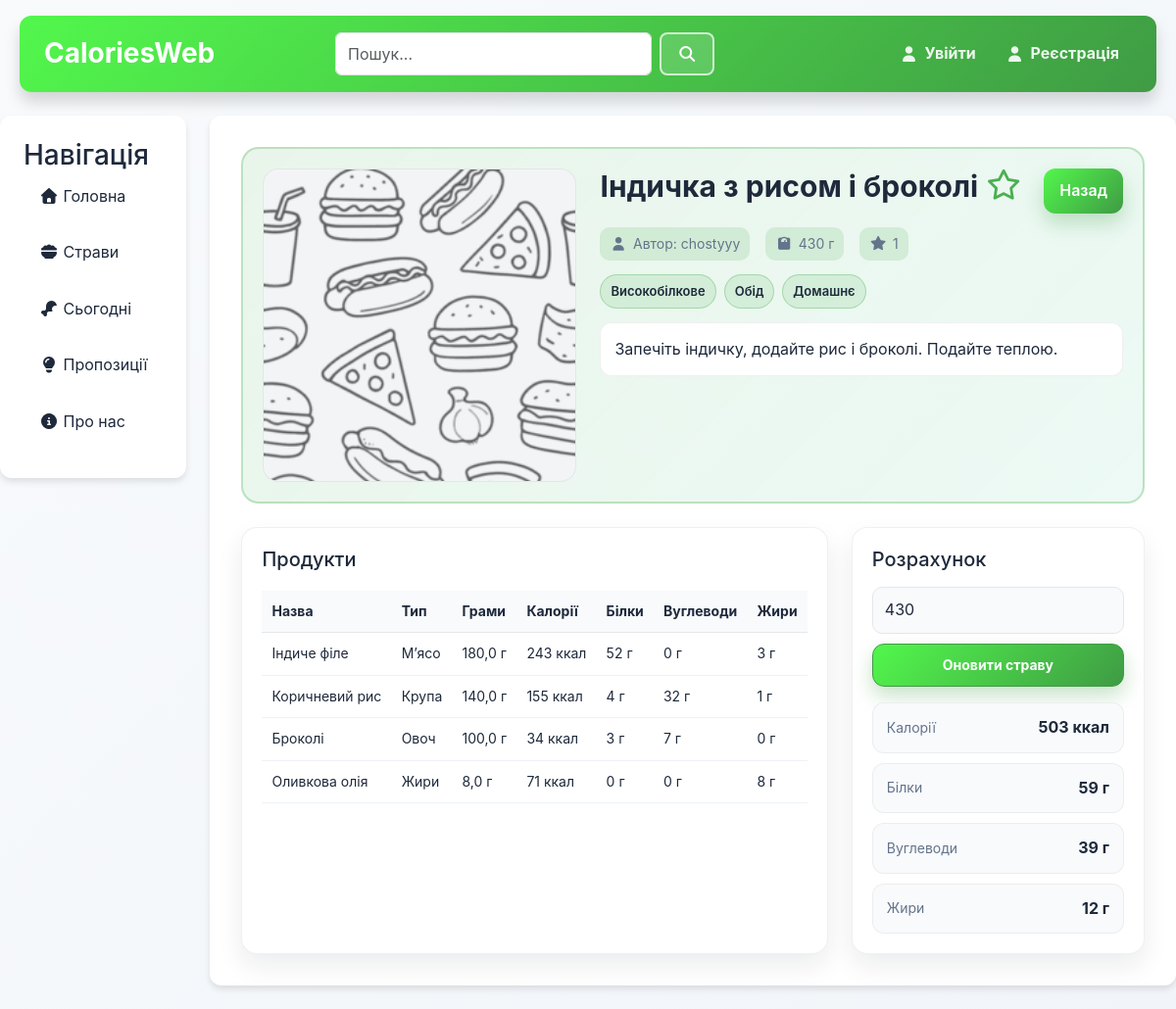
Screenshot of /meals/3001/ with the database file from the repository.
### meals/models.py (models this page shows, shortened)
class Meal(models.Model):
    name = models.CharField(max_length=100)
    grams = models.PositiveIntegerField(default=100)
    recipe = models.TextField(null=True)
    link = models.URLField(null=True)
    author = models.ForeignKey(User, on_delete=models.CASCADE)
    image = models.ImageField(default='fallback.png', null=True, blank=True)
    popularity = models.IntegerField()

class Tag(models.Model):
    name = models.CharField(max_length=50)
    type = models.CharField(max_length=50, null=True)

class MealProducts(models.Model):
    meal = models.ForeignKey("Meal", on_delete=models.CASCADE)
    food = models.ForeignKey("Food", on_delete=models.CASCADE)
    grams = models.FloatField()

class Food(models.Model):
    name = models.CharField(max_length=100)
    type = models.CharField(max_length=50)
    grams = models.FloatField()
    calories = models.IntegerField()
    protein = models.FloatField()
    carbs = models.FloatField()
    fats = models.FloatField()

### meals/views.py (the view, shortened to what this page needs)
# urls.py: path('<int:meal_id>/', views.meal_detail, name='meal_detail'),
def meal_detail(request, meal_id):
    meal = get_object_or_404(Meal, id=meal_id)
    all_tags = Tag.objects.order_by("type", "name")
    meal_tag_ids = set(MealTag.objects.filter(meal=meal).values_list("tag_id", flat=True))
    grouped_tags_for_edit = []
    for tag in all_tags:
        group_name = (tag.type or "Інше").strip() if tag.type else "Інше"
        if grouped_tags_for_edit and grouped_tags_for_edit[-1]["type"] == group_name:
            grouped_tags_for_edit[-1]["tags"].append(tag)
        else:
            grouped_tags_for_edit.append({
                "type": group_name,
                "tags": [tag],
            })
    cpfc = {
        "calories": 0,
        "protein": 0,
        "carbs": 0,
        "fats": 0
    }
    meal_products = MealProducts.objects.filter(meal_id=meal_id)
    grams = meal.grams
    if request.method == "POST":
        grams = int(request.POST.get("grams", meal.grams))
    for mp in meal_products:
        food = Food.objects.get(id=mp.food_id)
        cpfc["calories"] += food.calories / food.grams * mp.grams
        cpfc["protein"] += food.protein / food.grams * mp.grams
        cpfc["carbs"] += food.carbs / food.grams * mp.grams
        cpfc["fats"] += food.fats / food.grams * mp.grams
    cpfc["calories"] = round(cpfc["calories"]/meal.grams*grams)
    cpfc["protein"] = round(cpfc["protein"]/meal.grams*grams)
    cpfc["carbs"] = round(cpfc["carbs"]/meal.grams*grams)
    cpfc["fats"] = round(cpfc["fats"]/meal.grams*grams)
    data = {
        "meal": meal,
        "cpfc": cpfc,
        "grams": grams,
        "is_favorite": request.user.is_authenticated and MealFavorites.objects.filter(user=request.user, meal=meal).exists(),
        "meal_tags": Tag.objects.filter(mealtag__meal=meal).order_by("type", "name"),
        "grouped_tags_for_edit": grouped_tags_for_edit,
        "meal_tag_ids": meal_tag_ids,
    }
    return render(request, "meals/mealItemDetailed.html", data)

### meals/templates/meals/mealItemDetailed.html (shortened to what this page needs)
{% extends "main/layout.html" %}
{% load static %}
{% block extra_css %}
    <link rel="stylesheet" href="{% static 'meals/css/meal_detail.css' %}">
{% endblock %}
{% block content %}
<div class="meal-detail">
    <div class="meal-detail-hero">
        <div class="meal-detail-media">
            {% if meal.image and meal.image.url %}
                <img src="{{ meal.image.url }}" alt="{{ meal.name }}">
            {% else %}
                <div class="meal-detail-placeholder">
                    <i class="fas fa-utensils"></i>
                </div>
            {% endif %}
        </div>
        <div class="meal-detail-info">
            <div class="meal-detail-header">
                <h1>{{ meal.name }}
                    {% if user.is_authenticated and is_favorite %}
                        <span class="meal-add-to-favorites"><a href="{% url 'meals:toggle_favorite' meal.id %}"><i class="fa-solid fa-star"></i></a></span>
                    {% else %}
                        <span class="meal-add-to-favorites"><a href="{% url 'meals:toggle_favorite' meal.id %}"><i class="fa-regular fa-star"></i></a></span>
                    {% endif %}
                </h1>
                <div class="meal-detail-header-actions">
                    <button class="meal-detail-back" type="button" onclick="window.history.back()">Назад</button>
                </div>
            </div>
            <div class="meal-detail-meta">
                <span><i class="fas fa-user"></i> Автор: {{ meal.author }}</span>
                <span><i class="fas fa-weight"></i> {{ meal.grams }} г</span>
                <span><i class="fas fa-star"></i> {{ meal.popularity }}</span>
            </div>
            <div class="meal-detail-tags">
                {% for tag in meal_tags %}
                    <span class="meal-detail-tag">{{ tag.name }}</span>
                {% empty %}
                    <span class="meal-detail-tags-empty">Теги не додані</span>
                {% endfor %}
            </div>
            {% if meal.recipe %}
                <p class="meal-detail-recipe">{{ meal.recipe }}</p>
            {% endif %}
        </div>
    </div>
    <div class="meal-detail-grid">
        <section class="meal-detail-card">
            <h3>Продукти</h3>
            <div class="meal-detail-table-wrap">
                <table class="meal-detail-table">
                    <tr>
                        <th>Назва</th>
                        <th>Тип</th>
                        <th>Грами</th>
                        <th>Калорії</th>
                        <th>Білки</th>
                        <th>Вуглеводи</th>
                        <th>Жири</th>
                    </tr>
                {% for item in meal.mealproducts_set.all %}
                    <tr>
                        <td>{{ item.food.name }}</td>
                        <td>{{ item.food.type }}</td>
                        <td>{{ item.grams }} г</td>
                        <td>{% widthratio item.food.calories item.food.grams item.grams %} ккал</td>
                        <td>{% widthratio item.food.protein item.food.grams item.grams %} г</td>
                        <td>{% widthratio item.food.carbs item.food.grams item.grams %} г</td>
                        <td>{% widthratio item.food.fats item.food.grams item.grams %} г</td>
                    </tr>
                {% empty %}
                    <tr>
                        <td colspan="{% if user.is_authenticated and user.id == meal.author_id %}8{% else %}7{% endif %}">Продукти ще не додані.</td>
                    </tr>
                {% endfor %}
                </table>
            </div>
        </section>
        <section class="meal-detail-card">
            <h3>Розрахунок</h3>
            <form method="post" action="{% url 'meals:meal_detail' meal.id %}" class="meal-detail-calc">
                <div class="meal-detail-calc-row">
                    <input type="number" name="grams" value="{{ grams }}" class="meal-detail-input">
                    <button class="meal-detail-submit" type="submit">Оновити страву</button>
                </div>
            </form>
            <div class="meal-detail-totals">
                <div class="meal-detail-total">
                    <span>Калорії</span>
                    <strong>{{ cpfc.calories }} ккал</strong>
                </div>
                <div class="meal-detail-total">
                    <span>Білки</span>
                    <strong>{{ cpfc.protein }} г</strong>
                </div>
                <div class="meal-detail-total">
                    <span>Вуглеводи</span>
                    <strong>{{ cpfc.carbs }} г</strong>
                </div>
                <div class="meal-detail-total">
                    <span>Жири</span>
                    <strong>{{ cpfc.fats }} г</strong>
                </div>
            </div>
        </section>
    </div>
</div>
{% endblock %}

### main/static/main/css/main.css (style rules this page uses)
* { box-sizing: border-box; }
html { -webkit-text-size-adjust: 100%; text-size-adjust: 100%; }
body, h1, h2, h3, h4, h5, h6, p, ul, ol, dl, dd, figure, blockquote, pre { margin: 0; }
img, picture, video, canvas, svg { display: block; max-width: 100%; }
input, button, textarea, select { font: inherit; }
input, textarea, select { color: inherit; }
:root { --primary: #4caf50; --primary-dark: #3f9b44; --primary-light: #8fd9a0; --primary-gradient: linear-gradient(135deg, #52f74c 0%, #3f9b44 100%); --primary-rgb: 76, 175, 80; --primary-dark-rgb: 63, 155, 68; --secondary: #ec4899; --accent: #f59e0b; --success: #10b981; --success-rgb: 16, 185, 129; --warning: #f59e0b; --warning-rgb: 245, 158, 11; --warning-light-rgb: 251, 191, 36; --neutral: #94a3b8; --neutral-rgb: 148, 163, 184; --slate-rgb: 100, 116, 139; --danger: #ef4444; --danger-bg: #fff4f4; --danger-soft: #fee2e2; --danger-border: #fecaca; --danger-ink: #991b1b; --danger-ink-dark: #7f1d1d; --white: #ffffff; --surface-muted: #f3f4f6; --bg-light: #f8fafc; --bg-page-end: #f1f5f9; --text-dark: #1e293b; --text-gray: #64748b; --border: #e2e8f0; --line: #e5e7eb; --line-soft: #eef2f7; --shadow-sm: 0 1px 2px rgba(0, 0, 0, 0.05); --shadow-md: 0 4px 6px rgba(0, 0, 0, 0.1); --shadow-lg: 0 10px 15px rgba(0, 0, 0, 0.15); }
body { background: linear-gradient(135deg, var(--bg-light) 0%, var(--bg-page-end) 100%); margin: 0; font-family: -apple-system, BlinkMacSystemFont, 'Segoe UI', Roboto, Oxygen, Ubuntu, Cantarell, sans-serif; color: var(--text-dark); line-height: 1.6; }
.main-content h1 { color: var(--primary); margin-bottom: 8px; font-weight: 700; }
a { color: var(--primary); text-decoration: none; transition: color 0.3s ease; }

### rows the page displays
Meal: image (picture), name "Індичка з рисом і броколі", author "chostyyy", grams "430", popularity "1", recipe "Запечіть індичку, додайте рис і броколі. Подайте теплою."
Tag: name "Високобілкове"
Tag: name "Обід"
Tag: name "Домашнє"
MealProducts: food.name "Індиче філе", food.type "Мʼясо", grams "180,0", food+grams "243", food+grams "52", food+grams "0", food+grams "3"
MealProducts: food.name "Коричневий рис", food.type "Крупа", grams "140,0", food+grams "155", food+grams "4", food+grams "32", food+grams "1"
MealProducts: food.name "Броколі", food.type "Овоч", grams "100,0", food+grams "34", food+grams "3", food+grams "7", food+grams "0"
MealProducts: food.name "Оливкова олія", food.type "Жири", grams "8,0", food+grams "71", food+grams "0", food+grams "8"

### other values shown
{{ cpfc.calories }} "503"
{{ cpfc.protein }} "59"
{{ cpfc.carbs }} "39"
{{ cpfc.fats }} "12"
